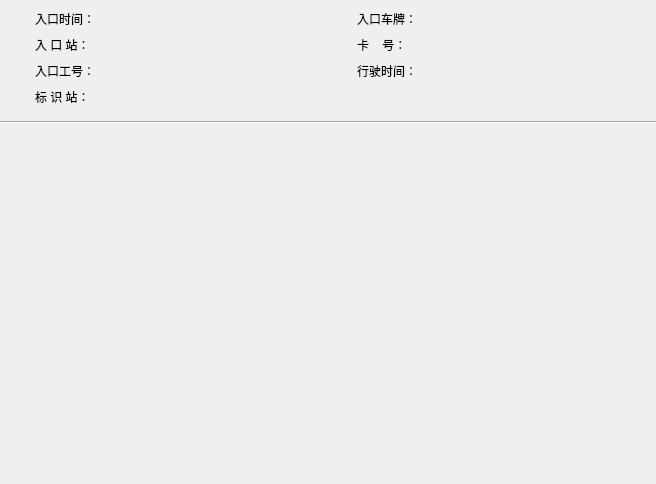
<?xml version="1.0" encoding="UTF-8"?>
<ui version="4.0">
 <class>FormOrdinartProcess</class>
 <widget class="QWidget" name="FormOrdinartProcess">
  <property name="geometry">
   <rect>
    <x>0</x>
    <y>0</y>
    <width>656</width>
    <height>484</height>
   </rect>
  </property>
  <property name="windowTitle">
   <string>Form</string>
  </property>
  <property name="styleSheet">
   <string notr="true"/>
  </property>
  <property name="Type" stdset="0">
   <string>firstWidget</string>
  </property>
  <layout class="QGridLayout" name="gridLayout_5">
   <property name="horizontalSpacing">
    <number>0</number>
   </property>
   <property name="margin">
    <number>0</number>
   </property>
   <item row="0" column="0">
    <widget class="QWidget" name="widget" native="true">
     <property name="maximumSize">
      <size>
       <width>16777215</width>
       <height>115</height>
      </size>
     </property>
     <layout class="QGridLayout" name="gridLayout">
      <item row="0" column="1">
       <widget class="QLabel" name="label">
        <property name="text">
         <string>入口时间：</string>
        </property>
        <property name="className" stdset="0">
         <string>fopEntrySta</string>
        </property>
       </widget>
      </item>
      <item row="0" column="2">
       <widget class="QLabel" name="labEnterTime">
        <property name="font">
         <font>
          <family>宋体</family>
          <pointsize>12</pointsize>
         </font>
        </property>
        <property name="text">
         <string/>
        </property>
        <property name="className" stdset="0">
         <string>fopEntrySta</string>
        </property>
       </widget>
      </item>
      <item row="0" column="4">
       <widget class="QLabel" name="label_3">
        <property name="text">
         <string>入口车牌：</string>
        </property>
        <property name="className" stdset="0">
         <string>fopEntrySta</string>
        </property>
       </widget>
      </item>
      <item row="0" column="5">
       <widget class="QLabel" name="labEnterPlate">
        <property name="font">
         <font>
          <family>宋体</family>
          <pointsize>12</pointsize>
         </font>
        </property>
        <property name="text">
         <string/>
        </property>
        <property name="className" stdset="0">
         <string>fopEntrySta</string>
        </property>
       </widget>
      </item>
      <item row="1" column="1">
       <widget class="QLabel" name="label_2">
        <property name="text">
         <string>入 口 站：</string>
        </property>
        <property name="className" stdset="0">
         <string>fopEntrySta</string>
        </property>
       </widget>
      </item>
      <item row="1" column="2">
       <widget class="QLabel" name="labEnterStation">
        <property name="font">
         <font>
          <family>宋体</family>
          <pointsize>12</pointsize>
         </font>
        </property>
        <property name="text">
         <string/>
        </property>
        <property name="className" stdset="0">
         <string>fopEntrySta</string>
        </property>
       </widget>
      </item>
      <item row="1" column="4">
       <widget class="QLabel" name="label_6">
        <property name="text">
         <string>卡    号：</string>
        </property>
        <property name="className" stdset="0">
         <string>fopEntrySta</string>
        </property>
       </widget>
      </item>
      <item row="1" column="5">
       <widget class="QLabel" name="labCardNum">
        <property name="font">
         <font>
          <family>宋体</family>
          <pointsize>12</pointsize>
         </font>
        </property>
        <property name="text">
         <string/>
        </property>
        <property name="className" stdset="0">
         <string>fopEntrySta</string>
        </property>
       </widget>
      </item>
      <item row="2" column="1">
       <widget class="QLabel" name="label_8">
        <property name="text">
         <string>入口工号：</string>
        </property>
        <property name="className" stdset="0">
         <string>fopEntrySta</string>
        </property>
       </widget>
      </item>
      <item row="2" column="2">
       <widget class="QLabel" name="labWorkNum">
        <property name="font">
         <font>
          <family>宋体</family>
          <pointsize>12</pointsize>
         </font>
        </property>
        <property name="text">
         <string/>
        </property>
        <property name="className" stdset="0">
         <string>fopEntrySta</string>
        </property>
       </widget>
      </item>
      <item row="2" column="4">
       <widget class="QLabel" name="label_4">
        <property name="styleSheet">
         <string notr="true"/>
        </property>
        <property name="text">
         <string>行驶时间：</string>
        </property>
        <property name="className" stdset="0">
         <string>fopEntrySta</string>
        </property>
       </widget>
      </item>
      <item row="2" column="5">
       <widget class="QLabel" name="labDriveTime">
        <property name="font">
         <font>
          <family>宋体</family>
          <pointsize>12</pointsize>
         </font>
        </property>
        <property name="styleSheet">
         <string notr="true"/>
        </property>
        <property name="text">
         <string/>
        </property>
        <property name="className" stdset="0">
         <string>fopEntrySta</string>
        </property>
       </widget>
      </item>
      <item row="3" column="1">
       <widget class="QLabel" name="label_7">
        <property name="text">
         <string>标 识 站：</string>
        </property>
        <property name="className" stdset="0">
         <string>fopEntrySta</string>
        </property>
       </widget>
      </item>
      <item row="3" column="2">
       <widget class="QLabel" name="labFlagStation">
        <property name="font">
         <font>
          <family>宋体</family>
          <pointsize>12</pointsize>
         </font>
        </property>
        <property name="text">
         <string/>
        </property>
        <property name="className" stdset="0">
         <string>fopEntrySta</string>
        </property>
       </widget>
      </item>
      <item row="0" column="0">
       <widget class="QLabel" name="label_5">
        <property name="minimumSize">
         <size>
          <width>20</width>
          <height>20</height>
         </size>
        </property>
        <property name="maximumSize">
         <size>
          <width>20</width>
          <height>20</height>
         </size>
        </property>
        <property name="styleSheet">
         <string notr="true">border-image: url(:/images/image/bullet_yellow.png);</string>
        </property>
        <property name="text">
         <string/>
        </property>
       </widget>
      </item>
      <item row="1" column="0">
       <widget class="QLabel" name="label_9">
        <property name="minimumSize">
         <size>
          <width>20</width>
          <height>20</height>
         </size>
        </property>
        <property name="maximumSize">
         <size>
          <width>20</width>
          <height>20</height>
         </size>
        </property>
        <property name="styleSheet">
         <string notr="true">border-image: url(:/images/image/bullet_yellow.png);</string>
        </property>
        <property name="text">
         <string/>
        </property>
       </widget>
      </item>
      <item row="2" column="0">
       <widget class="QLabel" name="label_10">
        <property name="minimumSize">
         <size>
          <width>20</width>
          <height>20</height>
         </size>
        </property>
        <property name="maximumSize">
         <size>
          <width>20</width>
          <height>20</height>
         </size>
        </property>
        <property name="styleSheet">
         <string notr="true">border-image: url(:/images/image/bullet_yellow.png);</string>
        </property>
        <property name="text">
         <string/>
        </property>
       </widget>
      </item>
      <item row="3" column="0">
       <widget class="QLabel" name="label_11">
        <property name="minimumSize">
         <size>
          <width>20</width>
          <height>20</height>
         </size>
        </property>
        <property name="maximumSize">
         <size>
          <width>20</width>
          <height>20</height>
         </size>
        </property>
        <property name="styleSheet">
         <string notr="true">border-image: url(:/images/image/bullet_yellow.png);</string>
        </property>
        <property name="text">
         <string/>
        </property>
       </widget>
      </item>
      <item row="0" column="3">
       <widget class="QLabel" name="label_12">
        <property name="minimumSize">
         <size>
          <width>20</width>
          <height>20</height>
         </size>
        </property>
        <property name="maximumSize">
         <size>
          <width>20</width>
          <height>20</height>
         </size>
        </property>
        <property name="styleSheet">
         <string notr="true">border-image: url(:/images/image/bullet_yellow.png);</string>
        </property>
        <property name="text">
         <string/>
        </property>
       </widget>
      </item>
      <item row="1" column="3">
       <widget class="QLabel" name="label_13">
        <property name="minimumSize">
         <size>
          <width>20</width>
          <height>20</height>
         </size>
        </property>
        <property name="maximumSize">
         <size>
          <width>20</width>
          <height>20</height>
         </size>
        </property>
        <property name="styleSheet">
         <string notr="true">border-image: url(:/images/image/bullet_yellow.png);</string>
        </property>
        <property name="text">
         <string/>
        </property>
       </widget>
      </item>
      <item row="2" column="3">
       <widget class="QLabel" name="label_14">
        <property name="minimumSize">
         <size>
          <width>20</width>
          <height>20</height>
         </size>
        </property>
        <property name="maximumSize">
         <size>
          <width>20</width>
          <height>20</height>
         </size>
        </property>
        <property name="styleSheet">
         <string notr="true">border-image: url(:/images/image/bullet_yellow.png);</string>
        </property>
        <property name="text">
         <string/>
        </property>
       </widget>
      </item>
     </layout>
    </widget>
   </item>
   <item row="1" column="0">
    <widget class="Line" name="line">
     <property name="orientation">
      <enum>Qt::Horizontal</enum>
     </property>
    </widget>
   </item>
   <item row="2" column="0">
    <widget class="QWidget" name="widget_2" native="true"/>
   </item>
  </layout>
 </widget>
 <resources/>
 <connections/>
</ui>
